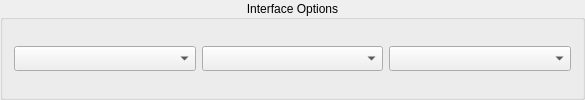
       <widget class="QGroupBox" name="interface_options">
        <property name="sizePolicy">
         <sizepolicy hsizetype="Expanding" vsizetype="Fixed">
          <horstretch>0</horstretch>
          <verstretch>0</verstretch>
         </sizepolicy>
        </property>
        <property name="minimumSize">
         <size>
          <width>585</width>
          <height>55</height>
         </size>
        </property>
        <property name="title">
         <string>Interface Options</string>
        </property>
        <property name="alignment">
         <set>Qt::AlignmentFlag::AlignCenter</set>
        </property>
        <layout class="QHBoxLayout" name="horizontalLayout_2">
         <item>
          <widget class="QComboBox" name="themes_dropdown">
           <property name="minimumSize">
            <size>
             <width>0</width>
             <height>25</height>
            </size>
           </property>
           <property name="toolTip">
            <string>Select a Theme</string>
           </property>
           <property name="statusTip">
            <string/>
           </property>
           <property name="placeholderText">
            <string>Themes..</string>
           </property>
          </widget>
         </item>
         <item>
          <widget class="QComboBox" name="plugins_dropdown">
           <property name="sizePolicy">
            <sizepolicy hsizetype="Preferred" vsizetype="Fixed">
             <horstretch>0</horstretch>
             <verstretch>0</verstretch>
            </sizepolicy>
           </property>
           <property name="minimumSize">
            <size>
             <width>0</width>
             <height>25</height>
            </size>
           </property>
           <property name="sizeIncrement">
            <size>
             <width>0</width>
             <height>0</height>
            </size>
           </property>
           <property name="toolTip">
            <string>Select CSV to build planet from. Default=preview</string>
           </property>
           <property name="statusTip">
            <string/>
           </property>
           <property name="placeholderText">
            <string>Plugin..</string>
           </property>
          </widget>
         </item>
         <item>
          <widget class="QComboBox" name="folders_dropdown">
           <property name="minimumSize">
            <size>
             <width>0</width>
             <height>25</height>
            </size>
           </property>
           <property name="toolTip">
            <string>Open output folders</string>
           </property>
           <property name="statusTip">
            <string/>
           </property>
           <property name="placeholderText">
            <string>Folders</string>
           </property>
          </widget>
         </item>
        </layout>
       </widget>
